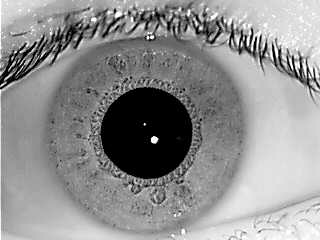
%> input picture 02_L.bmp, 320 x 240 px
$ octave --eval "iris_d;"   (GNU Octave 9; MATLAB toolbox functions it lacks are replaced by stand-ins)
%> lines starting %> are read from the running program, lines starting %| are printed output that depends on the picture; in (x1, y1, x2, y2) boxes, pixels count from 0 and x2, y2 are one past the last pixel; in counts of white or black regions, pixels touching at a corner belong together; the program's own positions count from 1
### iris_normalise.m
function image = iris_normalise( img, xp, yp, rp , xi , yi , ri)
angleSamples = 360;
RadiusSamples = 360;
angles = (0:pi/angleSamples:pi-pi/angleSamples) + pi/(2*angleSamples);
r = 0:1/RadiusSamples:1;
nAngles = length(angles);
x1 = ones(size(angles))*xi;
y1 = ones(size(angles))*yi;
x2 = xi + 10*sin(angles);
y2 = yi + 10*cos(angles);
dx = x2 - x1;
dy = y2 - y1;
slope = dy./dx;
intercept = yi - xi .* slope;
xout = zeros(nAngles,2);
yout = zeros(nAngles,2);
for i = 1:nAngles
    [xout(i,:),yout(i,:)] = linecirc(slope(i),intercept(i),xp,yp,rp);
end
xRightIris = yi + ri * cos(angles);
yRightIris = xi + ri * sin(angles);
xLeftIris = yi - ri * cos(angles);
yLeftIris = xi - ri * sin(angles);
xrt = (1-r)' * xout(:,1)' + r' * yRightIris;
yrt = (1-r)' * yout(:,1)' + r' * xRightIris;
xlt = (1-r)' * xout(:,2)' + r' * yLeftIris;
ylt = (1-r)' * yout(:,2)' + r' * xLeftIris;
image = vec2mat(interp2(double(img),[yrt(:);ylt(:)],[xrt(:);xlt(:)]),length(r))';
%image = vec2mat(img(sub2ind(size(img),round([xrt(:);xlt(:)]),round([yrt(:);ylt(:)]))),length(r))';

### iris_d.m
function iris_d()
clear all;
close all;
clc;
ButtonName = questdlg('Enable Debug Mode?', 'Please Select', 'No');
%> the answer given: Yes
if strcmp(ButtonName,'Yes')==1
debug=1;
else
    debug=0;
end
[FileName,~] = uigetfile('*.bmp','Select the input image file');
%> the answer given: 02_L.bmp
x_g=imread(FileName);
%> x_g is the input picture: size 240x320x3 uint8; min 0, max 255, mean 143.5
if size(x_g,3) == 3
    x_g=rgb2gray(x_g);
%> x_g: size 240x320 uint8
end
[r,c]=size(x_g);
%> r = 240; c = 320
x_v=imcomplement(x_g);
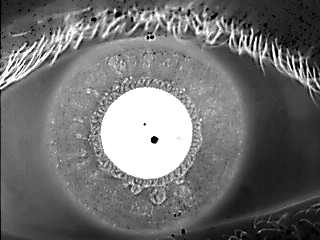
%> x_v: size 240x320 uint8; min 0, max 255, mean 111.5
x_bw=im2bw(x_v,0.9);
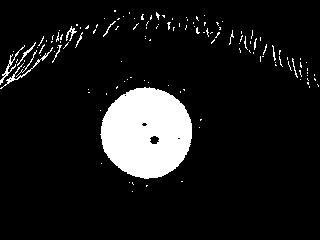
%> x_bw: size 240x320 logical; 9.8% white; 131 white regions (119 under 20 px), largest, box (x1, y1, x2, y2) and area: (100, 87, 192, 179) 6415, (0, 47, 53, 89) 150, (0, 45, 25, 85) 119

[p_centre,p_radii]=imfindcircles(x_bw,[42 45],'ObjectPolarity','bright','sensitivity',0.99);
%> p_centre = [147.5 133.3; 154.1 47.2]; p_radii = [44.39; 42.75]
%p_centre=median(p_centre1);
%p_radii=median(p_radii1);
x_co=imadjust(x_g,[],[],3.75);
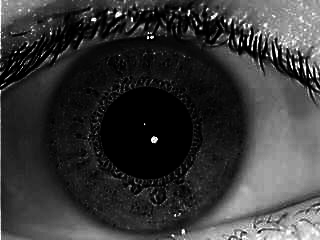
%> x_co: size 240x320 uint8; min 0, max 255, mean 55.7

x_co_v=imcomplement(x_co);
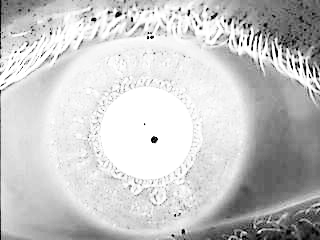
%> x_co_v: size 240x320 uint8; min 0, max 255, mean 199.3
x_co_bw=im2bw(x_co_v,0.9);
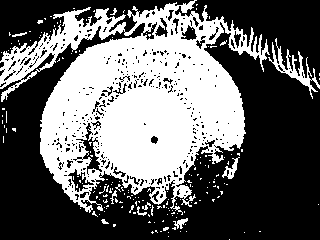
%> x_co_bw: size 240x320 logical; 39.8% white; 187 white regions (177 under 20 px), largest, box (x1, y1, x2, y2) and area: (0, 0, 270, 215) 28911, (268, 38, 320, 99) 653, (222, 157, 240, 179) 139

for i=2:r-1
    for j=2:c-1
        med=[x_co_bw(i-1,j-1), x_co_bw(i-1,j), x_co_bw(i-1,j+1), x_co_bw(i,j-1), x_co_bw(i,j), x_co_bw(i,j+1), x_co_bw(i+1,j-1), x_co_bw(i+1,j), x_co_bw(i+1,j+1)];
        x_co_bw_m(i,j)=median(med);
    end
end
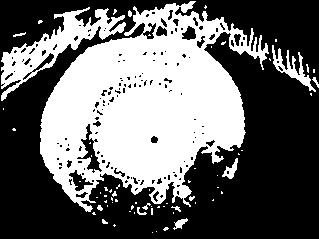
%> x_co_bw_m: size 239x319 logical; 40.8% white; 67 white regions (53 under 20 px), largest, box (x1, y1, x2, y2) and area: (40, 1, 269, 212) 26612, (1, 7, 126, 101) 3178, (272, 45, 316, 92) 547

[i_centre,i_radii]=imfindcircles(x_co_bw_m,[102 103],'ObjectPolarity','bright','sensitivity',0.997);
%> i_centre = [143.8 135.8]; i_radii = 103
normalized= iris_normalise( x_g, p_centre(2), p_centre(1), p_radii , i_centre(2) , i_centre(1) , i_radii);
%> in iris_normalise, `x2 = xi + 10*sin(angles);`: x2 = 360 values, max 145.8 at index 180, min 135.8 at index 1, mean 142.2
%> in iris_normalise, `y2 = yi + 10*cos(angles);`: y2 = 360 values, max 153.8 at index 1, min 133.8 at index 360, mean 143.8
%> in iris_normalise, `dx = x2 - x1;`: dx = 360 values, max 10 at index 180, min 0.0436 at index 1, mean 6.37
%> in iris_normalise, `dy = y2 - y1;`: dy = 360 values, max 10 at index 1, min -10 at index 360, mean 0
%> in iris_normalise, `slope = dy./dx;`: slope = 360 values, max 229.2 at index 1, min -229.2 at index 360, mean 3.16e-16
%> in iris_normalise, `intercept = yi - xi .* slope;`: intercept = 360 values from -30979.7 to 31267.4
%> the run ends on the next line

[E0,filtersum] = gaborconvolve(normalized, 1, 18, 1, 0.5);
[template] = encode1(normalized, 1,E0);

figure(1)
imshow(x_g);%grayscale
title('gray scale')
if debug==1
figure(2)
imshow(x_v);%inverse
title('inverse image')
figure(3)
imshow(x_bw);%black&white
title('black and white')
title('pupil detection');
h1 = viscircles(p_centre,p_radii,'EdgeColor','r');
figure(4)
imshow(x_g)
title('pupil detection overlayed onto resized image');
h1 = viscircles(p_centre,p_radii,'EdgeColor','r');
figure(5)
imshow(x_co)
title('Gamma corrected image');
figure(6)
imshow(x_co_bw)
title('gamma corrected binarized image');
figure(7)
imshow(x_co_bw_m)
title('median filtered binarized gamma corrected image');
figure(9)
imshow(x_co_bw_m)
title('detecting the boundary between Iris and Sclera');
h2 = viscircles(i_centre,i_radii,'EdgeColor','r');
end
figure(10)
imshow(x_g)
title('Detecting the Iris annular ring');
h3=viscircles(i_centre,i_radii,'EdgeColor','r');
h4=viscircles(p_centre,p_radii,'EdgeColor','r');
figure(11)
imshow(uint8(normalized))
title('Normalized Iris image');
figure(12)
imshow(template);
title('Encoded Iris image');
cd('Database');
% [6 lines of commented-out code are left out]
[filename, pathname] = uiputfile('template.bmp', 'Save the template as');
if filename~=[];
imwrite(template,filename);
end
cd ..;

$ run again, on template1.bmp
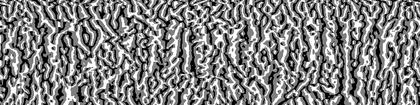
%> input picture template1.bmp, 420 x 105 px, shrunk from 1440 x 361 before the run
%> in iris_d, x_g is the input picture: size 105x420 uint8; min 0, max 255, mean 129.5
%> in iris_d, `x_bw=im2bw(x_v,0.9);`:
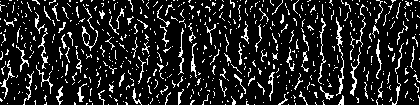
%> x_bw: size 105x420 logical; 13.3% white in thin lines or dots
%> p_centre = [317.2 51.43]; p_radii = 42.23
%> x_co_bw: size 105x420 logical; 61.5% white; black in thin lines or dots
%> after the loop in iris_d, `for i=2:r-1`:
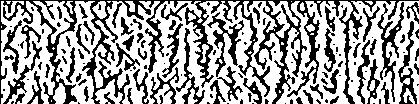
%> x_co_bw_m: size 104x419 logical; 62.7% white; 124 black regions (62 under 20 px), largest, box (x1, y1, x2, y2) and area: (0, 0, 419, 104) 7913, (377, 2, 404, 102) 683, (207, 12, 244, 77) 632
%> i_centre = [210 52.5]; i_radii = 102.8
%> x2 = 360 values, max 62.5 at index 180, min 52.54 at index 1, mean 58.87
%> y2 = 360 values, max 220 at index 1, min 200 at index 360, mean 210
%> dx = 360 values, max 10 at index 180, min 0.0436 at index 1, mean 6.37
%> dy = 360 values, max 10 at index 1, min -10 at index 360, mean 0
%> slope = 360 values, max 229.2 at index 1, min -229.2 at index 360, mean -9.47e-16
%> intercept = 360 values from -11822 to 12242

$ run again, on template2.bmp
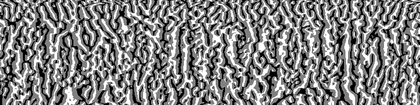
%> input picture template2.bmp, 420 x 105 px, shrunk from 1440 x 361 before the run
%> in iris_d, x_g is the input picture: size 105x420 uint8; min 0, max 255, mean 128.9
%> in iris_d, `x_bw=im2bw(x_v,0.9);`:
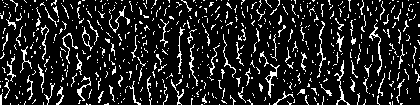
%> x_bw: size 105x420 logical; 13.2% white in thin lines or dots
%> p_centre = [203.6 53.36]; p_radii = 42
%> x_co_bw: size 105x420 logical; 61.9% white; black in thin lines or dots
%> after the loop in iris_d, `for i=2:r-1`:
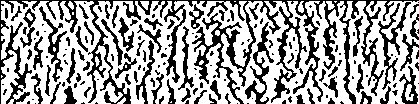
%> x_co_bw_m: size 104x419 logical; 63.5% white; 150 black regions (82 under 20 px), largest, box (x1, y1, x2, y2) and area: (0, 0, 419, 104) 8374, (245, 22, 274, 104) 639, (378, 2, 411, 90) 629
%> i_centre = [210 52.5]; i_radii = 102
%> x2 = 360 values, max 62.5 at index 180, min 52.54 at index 1, mean 58.87
%> y2 = 360 values, max 220 at index 1, min 200 at index 360, mean 210
%> dx = 360 values, max 10 at index 180, min 0.0436 at index 1, mean 6.37
%> dy = 360 values, max 10 at index 1, min -10 at index 360, mean 0
%> slope = 360 values, max 229.2 at index 1, min -229.2 at index 360, mean -9.47e-16
%> intercept = 360 values from -11822 to 12242
